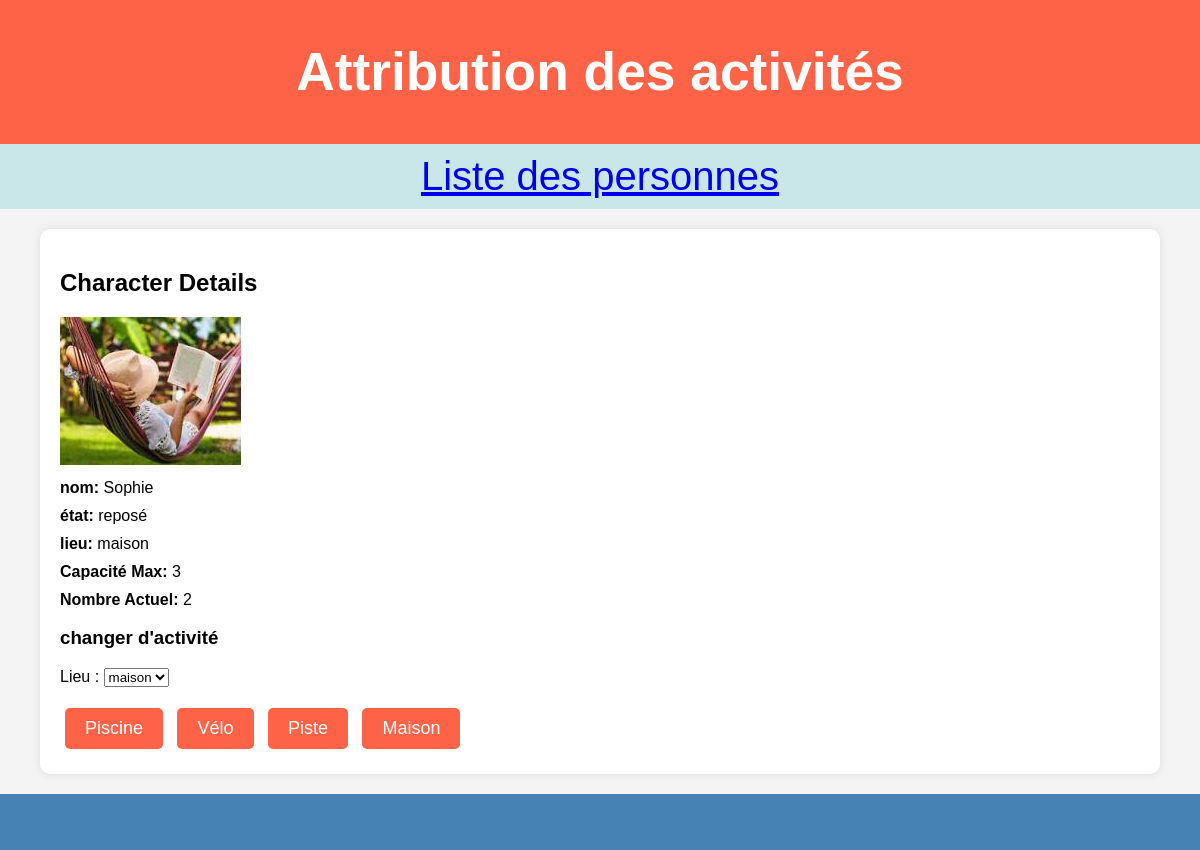
Page /character/Sophie/ on the committed database.
### blog/models.py (models this page shows, shortened)
class Character(models.Model):
    id_character = models.CharField(max_length=100, primary_key=True)
    etat = models.CharField(max_length=20)
    lieu = models.ForeignKey(Equipement, on_delete=models.CASCADE)

class Equipement(models.Model):
    id_equip = models.CharField(max_length=100, primary_key=True)
    disponibilite = models.CharField(max_length=20)
    photo = models.ImageField(upload_to='images/')
    capacite_max = models.IntegerField(default=1)
    nombre_actuel = models.IntegerField(default=0)
    def __str__(self):
        return self.id_equip

### blog/views.py (the view, shortened to what this page needs)
# urls.py: path('character/<str:id_character>/', views.character_detail, name='character_detail'),
def character_detail(request, id_character):
    character = get_object_or_404(Character, id_character=id_character)
    form = MoveForm(request.POST or None, instance=character)
    return render(request, 'playground/character_detail.html', {'character': character, 'form': form})

### blog/forms.py
class MoveForm(forms.ModelForm):
    class Meta:
        model = Character
        fields = ('lieu',)

### blog/templates/playground/character_detail.html (shortened to what this page needs)
{% extends 'playground/base.html' %}
{% block content %}
<h2>Character Details</h2>
<div class="character-details">
    <img src="{{ character.lieu.photo.url }}" alt="{{ character.lieu.nom }}" class="character-image">
    <p><strong>nom:</strong> {{ character.id_character }}</p>
    <p><strong>état:</strong> {{ character.etat }}</p>
    <p><strong>lieu:</strong> {{ character.lieu }}</p>
    <p><strong>Capacité Max:</strong> {{ character.lieu.capacite_max }}</p>
    <p><strong>Nombre Actuel:</strong> {{ character.lieu.nombre_actuel }}</p>
</div>
<h3>changer d'activité</h3>
<form method="post" class="move-form">
    {{ form.as_p }}
    <button type="submit" name="action" value="piscine" class="btn-default">Piscine</button>
    <button type="submit" name="action" value="velo" class="btn-default">Vélo</button>
    <button type="submit" name="action" value="piste" class="btn-default">Piste</button>
    <button type="submit" name="action" value="maison" class="btn-default">Maison</button>
</form>
{% endblock %}

### blog/static/css/blog.css (style rules this page uses)
body { font-family: 'Arial', sans-serif; background-color: #f4f4f4; margin: 0; padding: 0; }
.btn-default { color: #ffffff; background-color: #FF6347; border: none; padding: 10px 20px; font-size: 18px; cursor: pointer; border-radius: 5px; margin: 5px; text-decoration: none; }
.character-details p { margin: 10px 0; }

### rows in the picture
Character: lieu.photo (picture), id_character "Sophie", etat "reposé", lieu "maison", lieu.capacite_max "3", lieu.nombre_actuel "2"
